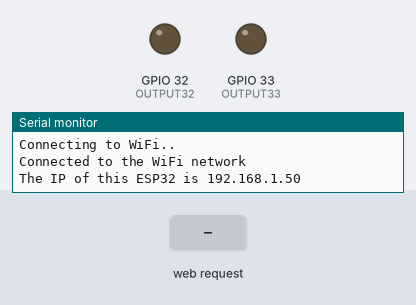
Recording of a sketch running on a simulated ESP32. On the bench: output pins drawn as LEDs (lit = HIGH), the last lines printed to the serial monitor. The inputs (shaded band) are chosen by the test bench. WiFi joins after 1.5 s; servers stay silent unless stated.

Above: at 2.7 s.
2.8 s: HTTP request GET /33/on received
At 3.1 s:
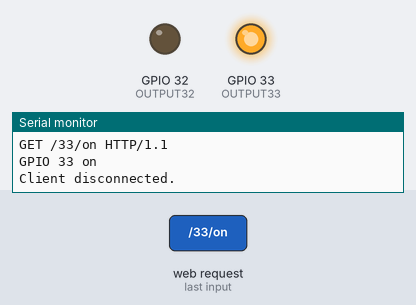
4.3 s: HTTP request GET /32/on received
At 5.4 s:
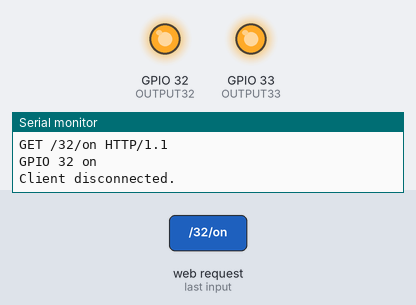
5.8 s: HTTP request GET /33/off received
At 6.5 s:
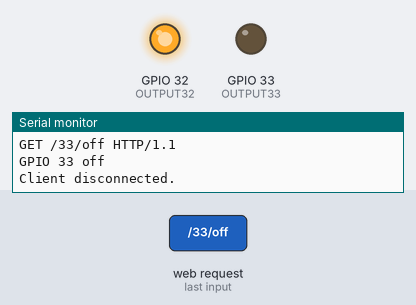
7.3 s: HTTP request GET /32/off received
At 7.7 s:
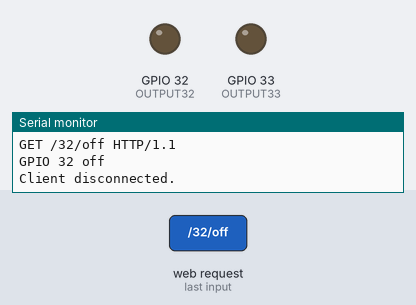
Timing chart, 0 to 9.8 s (numbered marks = the images above; inputs shaded):
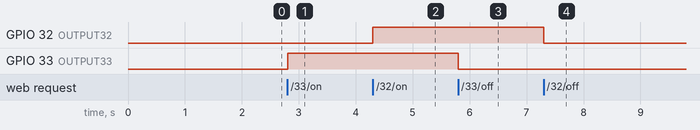

Measured:
- after the input at 2.8 s, GPIO 33 (OUTPUT33): LOW → HIGH at once
- after the input at 4.3 s, GPIO 32 (OUTPUT32): LOW → HIGH at once
- after the input at 5.8 s, GPIO 33 (OUTPUT33): HIGH → LOW at once
- after the input at 7.3 s, GPIO 32 (OUTPUT32): HIGH → LOW at once

The sketch:

experiment_6_browser_leds.ino
```cpp
// (licence header left out)
#include "WiFi.h"

const char* ssid = "your_ssid";
const char* password = "your_password";
const int OUTPUT33 = 33;
const int OUTPUT32 = 32;

WiFiServer server(80);

String header;
String output33State = "off";
String output32State = "off";

void setup() {

  Serial.begin(115200);
  pinMode(OUTPUT33, OUTPUT);
  pinMode(OUTPUT32, OUTPUT);
  //turn off LEDS
  digitalWrite(OUTPUT33, LOW);
  digitalWrite(OUTPUT32, LOW);

  WiFi.begin(ssid, password); //Try to connect to WiFi

  // Loop until connection established
  while (WiFi.status() != WL_CONNECTED) {
    delay(500);
    Serial.println("Connecting to WiFi..");
  }

  Serial.println("Connected to the WiFi network");
  IPAddress ip = WiFi.localIP();
  Serial.print ("The IP of this ESP32 is ");
  Serial.println (ip);
  server.begin(); //turn on Web server
}

void loop() {
  WiFiClient client = server.available(); // Listen for incoming clients

  if (client) {  // If a new client connects
    Serial.println("New Client.");
    String currentLine = ""; // make a String to hold incoming data from the client
    while (client.connected()) {  // loop while the client is connected
      if (client.available()) { // if there are text bytes to read from the client,
        char c = client.read(); // read a byte, then
        Serial.write(c);  // print it out the serial monitor
        header += c; //append each 'c' onot header
        if (c == '\n') { // if the byte is a newline character
          // if the current line is blank, you got two newline characters in a row.
          // that's the end of the client HTTP request, so send a response:
          if (currentLine.length() == 0) {
            // HTTP headers always start with a response code (e.g. HTTP/1.1 200 OK)
            // and a content-type so the client knows what's coming, then a blank line:
            client.println("HTTP/1.1 200 OK");
            client.println("Content-type:text/html");
            client.println("Connection: close");
            client.println();
            // turns the GPIOs on and off
            if (header.indexOf("GET /33/on") >= 0) {
              Serial.println("GPIO 33 on");
              output33State = "on";
              digitalWrite(OUTPUT33, HIGH);
            } else if (header.indexOf("GET /33/off") >= 0) {
              Serial.println("GPIO 33 off");
              output33State = "off";
              digitalWrite(OUTPUT33, LOW);
            }
            if (header.indexOf("GET /32/on") >= 0) {
              Serial.println("GPIO 32 on");
              output32State = "on";
              digitalWrite(OUTPUT32, HIGH);
            } else if (header.indexOf("GET /32/off") >= 0) {
              Serial.println("GPIO 32 off");
              output32State = "off";
              digitalWrite(OUTPUT32, LOW);
            }
            // Display the HTML web page
            client.println("<!DOCTYPE html><html>");
            client.println("<head></head>");
            client.println("<body>");
            client.println("<h1>ESP32 LED Control</h1>");
            client.println("<h2>Lights Controller</h2>");

            // Display current state, and ON/OFF buttons for GPIO 33
            client.println("<p>GPIO 33 - State " + output33State + "</p>");
            // If the output33 State is off, it displays the ON button
            if (output33State == "off") {
              client.println("<p><a href=\"/33/on\"><button>ON</button></a></p>");
            } else {
              client.println("<p><a href=\"/33/off\"><button>OFF</button></a></p>");
            }
            // Display current state, and ON/OFF buttons for GPIO 32
            client.println("<p>GPIO 32 - State " + output32State + "</p>");
            // If the output32 State is off, it displays the ON button
            if (output32State == "off") {
              client.println("<p><a href=\"/32/on\"><button>ON</button></a></p>");
            } else {
              client.println("<p><a href=\"/32/off\"><button>OFF</button></a></p>");
            }
            client.println("</body></html>");
            header = "";
            client.stop();
            Serial.println("Client disconnected.");
            Serial.println("");
          }
        }
      }
    }
  }
}
```
